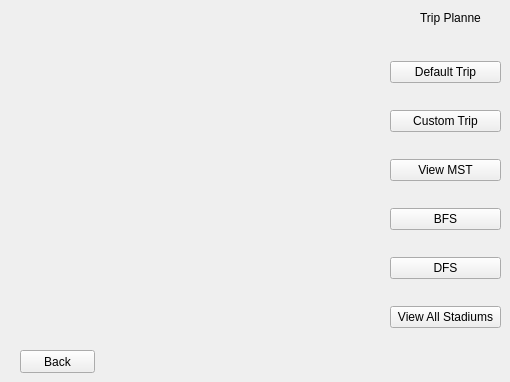
    <widget class="QWidget" name="TripPlan1">
     <widget class="QWidget" name="verticalLayoutWidget">
      <property name="geometry">
       <rect>
        <x>390</x>
        <y>40</y>
        <width>111</width>
        <height>311</height>
       </rect>
      </property>
      <layout class="QVBoxLayout" name="verticalLayout">
       <item>
        <widget class="QPushButton" name="T_DefaultB">
         <property name="text">
          <string>Default Trip</string>
         </property>
        </widget>
       </item>
       <item>
        <widget class="QPushButton" name="T_CustomB">
         <property name="text">
          <string>Custom Trip</string>
         </property>
        </widget>
       </item>
       <item>
        <widget class="QPushButton" name="T_MSTB">
         <property name="text">
          <string>View MST</string>
         </property>
        </widget>
       </item>
       <item>
        <widget class="QPushButton" name="T_BFSB">
         <property name="text">
          <string>BFS</string>
         </property>
        </widget>
       </item>
       <item>
        <widget class="QPushButton" name="T_DFSB">
         <property name="text">
          <string>DFS</string>
         </property>
        </widget>
       </item>
       <item>
        <widget class="QPushButton" name="T_ViewB">
         <property name="text">
          <string>View All Stadiums</string>
         </property>
        </widget>
       </item>
      </layout>
     </widget>
     <widget class="QLabel" name="label_2">
      <property name="geometry">
       <rect>
        <x>420</x>
        <y>10</y>
        <width>61</width>
        <height>16</height>
       </rect>
      </property>
      <property name="text">
       <string>Trip Planner</string>
      </property>
     </widget>
     <widget class="QPushButton" name="T_BackB">
      <property name="geometry">
       <rect>
        <x>20</x>
        <y>350</y>
        <width>75</width>
        <height>23</height>
       </rect>
      </property>
      <property name="text">
       <string>Back</string>
      </property>
     </widget>
    </widget>
